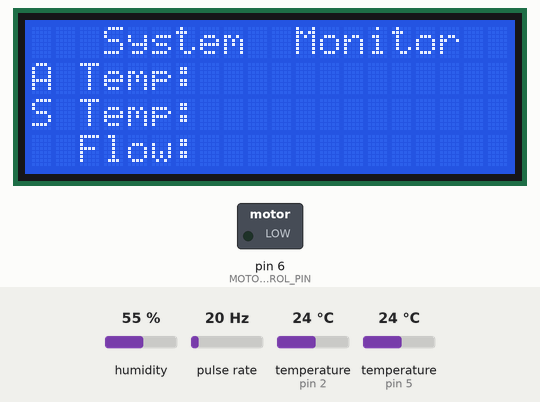
Bench run of a sketch on a simulated Arduino Uno, built with avr-gcc and run on an emulated ATmega328P. Shown: 20×4 character LCD, switched loads named in the sketch (green lamp = pin HIGH). Wiring (inferred from the names in the program): pulse sensor: data pin 3. Inputs (shaded band) come from the test bench; at power-on: temperature (sensors on pin 2, pin 5) 24 °C, pulse rate 20 Hz, humidity 55 %. What the sketch prints to the serial monitor is not drawn.

Above: at 1.3 s.
1.4 s: temperature (sensor on pin 2) set to 27 °C
At 4.2 s:
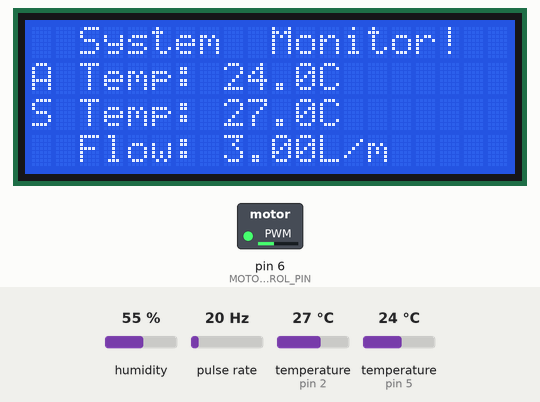
5.2 s: temperature (sensor on pin 5) set to 12 °C
At 9.0 s:
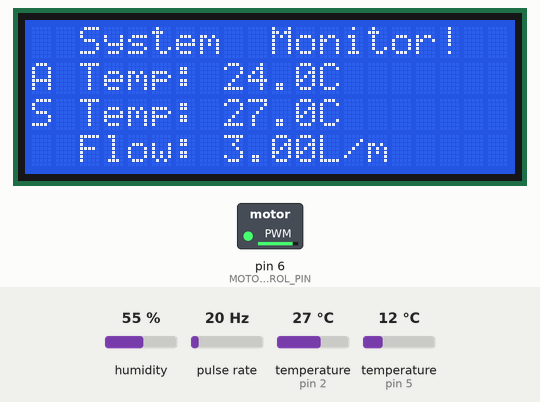
12.4 s: temperature (sensor on pin 2) set to 19 °C
At 15.6 s:
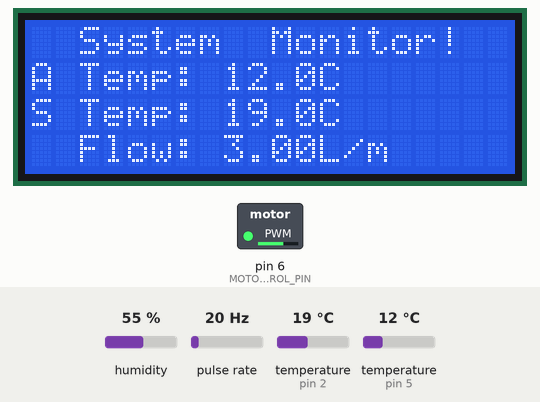
16.0 s: temperature (sensor on pin 5) set to 19 °C
At 20.4 s:
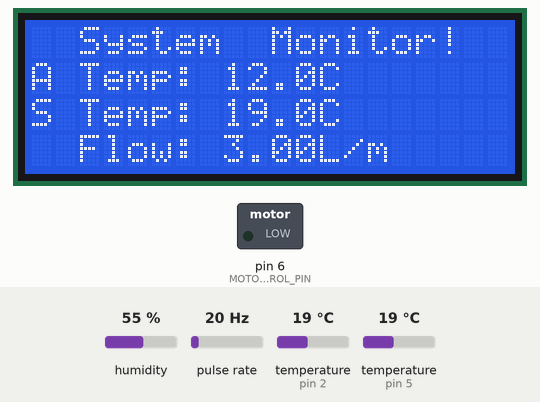
23.3 s: pulse rate (sensor on pin 3) set to 4 Hz
At 25.8 s:
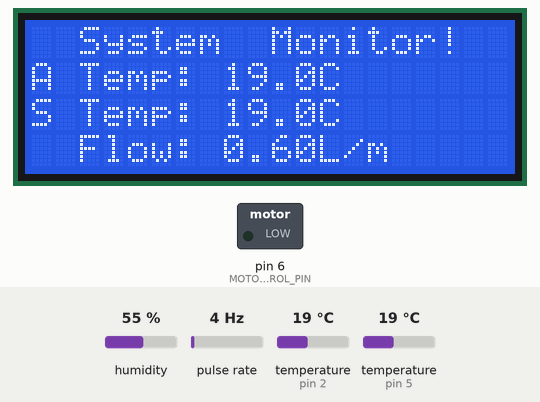
26.9 s: pulse rate (sensor on pin 3) set to 50 Hz
At 30.5 s:
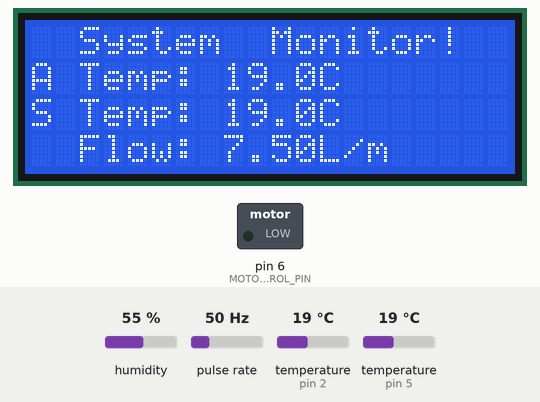
Timing chart, 0 to 31.5 s (numbered marks = the images above; inputs shaded):
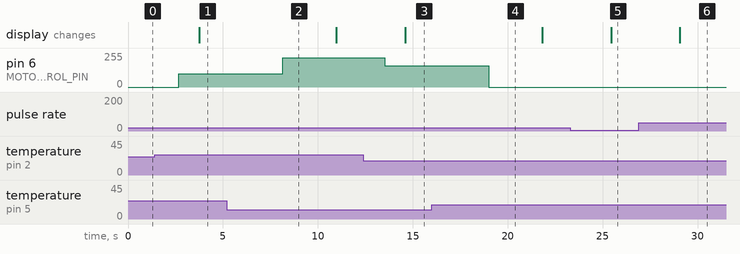

Measured:
- the behaviour switches between 25 and 26 °C on temperature (sensor on pin 2) (found by bisection; images 0 and 1)
- after the input at 1.4 s, pin 6 (MOTOR_CONTROL_PIN): 0/255 → 100/255 after 1.3 s; the display: changes after 2.3 s (image 1)
- after the input at 5.2 s, pin 6 (MOTOR_CONTROL_PIN): 100/255 → 220/255 after 2.9 s
- after the input at 12.4 s, pin 6 (MOTOR_CONTROL_PIN): 220/255 → 160/255 after 1.1 s; the display: changes after 2.2 s (image 3)
- after the input at 16.0 s, pin 6 (MOTOR_CONTROL_PIN): 160/255 → 0/255 after 3.0 s
- after the input at 23.3 s, the display: changes after 2.1 s (image 5)
- after the input at 26.9 s, the display: changes after 2.2 s (image 6)

The sketch:

SolarPanelTempFlow.ino
```cpp
#include <OneWire.h>
#include <DallasTemperature.h>
#include <LiquidCrystal_I2C.h>

#include "DHT.h"
#include "SystemConfig.h"

OneWire oneWire(ONE_WIRE_BUS);
DallasTemperature surfaceTemp(&oneWire);
LiquidCrystal_I2C lcd(0x27,20,4);
DHT ambientTemp(DHTPIN, DHTTYPE);

double flowRate;    //This is the value we intend to calculate.
volatile int count; //This integer needs to be set as volatile to ensure it updates correctly during the interrupt process.

uint32_t updateMillis = 0;

void setup() {

  Serial.begin(9600);

  lcd.init();
  lcd.backlight();

  surfaceTemp.begin();
  ambientTemp.begin();

  pinMode(FLOW_SENSE_PIN, INPUT_PULLUP);
  attachInterrupt(1, Flow, RISING);  //Configures interrupt 0 (pin 2 on the Arduino Uno) to run the function "Flow"

  pinMode(MOTOR_CONTROL_PIN, OUTPUT);

  lcd.clear();
  lcd.setCursor(0,0);
  lcd.print("   System  Monitor  ");
  lcd.setCursor(0,1);
  lcd.print("A Temp:");
  lcd.setCursor(0,2);
  lcd.print("S Temp:");
  lcd.setCursor(0,3);
  lcd.print("  Flow:");

  updateMillis = millis();

}

void loop() {

  // Read Temperature Difference
  float surfaceTemperature, ambientTemperature;

  surfaceTemperature = readSurfaceTemp();
  ambientTemperature = readAmbientTemp();

  if(ambientTemperature == 0 || ambientTemperature == 0){
    // do nothing
  }

  else{

    float tempDiff = surfaceTemperature - ambientTemperature;

    if(tempDiff < TH_1){
      Serial.println("WATER OFF");
      analogWrite(MOTOR_CONTROL_PIN, 0);
    }
    else if(tempDiff >= TH_1 && tempDiff < TH_2){
      Serial.println("WATER FLOW 1");
      analogWrite(MOTOR_CONTROL_PIN, 100);
    }
    else if(tempDiff >= TH_2 && tempDiff < TH_3){
      Serial.println("WATER FLOW 2");
      analogWrite(MOTOR_CONTROL_PIN, 130);
    }
    else if(tempDiff >= TH_3 && tempDiff < TH_4){
      Serial.println("WATER FLOW 3");
      analogWrite(MOTOR_CONTROL_PIN, 160);
    }
    else if(tempDiff >= TH_4 && tempDiff < TH_5){
      Serial.println("WATER FLOW 4");
      analogWrite(MOTOR_CONTROL_PIN, 190);
    }
    else if(tempDiff >= TH_5){
      Serial.println("WATER FLOW 5");
      analogWrite(MOTOR_CONTROL_PIN, 220);
    }
  }

  //Get flow rate
  float flowRate = getFlowRate();

  if(millis() - updateMillis >  3000){

    lcd.setCursor(0,0);
    lcd.print("  System  Monitor!  ");
    lcd.setCursor(0,1);
    lcd.print("A Temp: " + String(ambientTemperature, 1) + "C  ");
    lcd.setCursor(0,2);
    lcd.print("S Temp: " + String(surfaceTemperature, 1) + "C  ");
    lcd.setCursor(0,3);
    lcd.print("  Flow: " + String(flowRate) + "L/m  ");

    updateMillis = millis();
  }

}
```

SystemFunctions.ino
```cpp
float readSurfaceTemp(){

  surfaceTemp.requestTemperatures(); // Send the command to get temperatures
  float tempC = surfaceTemp.getTempCByIndex(0);

  // Check if reading was successful
  if(tempC != DEVICE_DISCONNECTED_C)
  {
    return tempC;
  }
  else
  {
    Serial.println("Failed to read from DSB sensor!");
    return 0;
  }
}


float readAmbientTemp(){
  float t = ambientTemp.readTemperature();

  if (isnan(t)) {
    Serial.println("Failed to read from DHT sensor!");
    return 0;
  }

  else{
    return t;
  }
}

void Flow()
{
   count++; //Every time this function is called, increment "count" by 1
}

void speedControl() {

  // Accelerate from zero to maximum speed
  for (int i = 0; i < 256; i++) {
    analogWrite(MOTOR_CONTROL_PIN, i);
    Serial.println("PWM: " + String(i));
    delay(20);
  }


}

float getFlowRate(){
    count = 0;      // Reset the counter so we start counting from 0 again
    //interrupts();   //Enables interrupts on the Arduino
    delay (1000);   //Wait 1 second
    //noInterrupts(); //Disable the interrupts on the Arduino

    //Start the math
    flowRate = (count * CAL_FACTOR);        //Take counted pulses in the last second and multiply by 2.25mL
    flowRate = flowRate * 60;         //Convert seconds to minutes, giving you mL / Minute
    flowRate = flowRate / 1000;       //Convert mL to Liters, giving you Liters / Minute

    Serial.println(flowRate);         //Print the variable flowRate to Serial

    return flowRate;
}
```

SystemConfig.h
```cpp
#define ONE_WIRE_BUS 2
#define DHTPIN 5
#define DHTTYPE DHT11


#define FLOW_SENSE_PIN 3

#define MOTOR_CONTROL_PIN 6

#define TH_1 2
#define TH_2 4
#define TH_3 6
#define TH_4 8
#define TH_5 10

#define CAL_FACTOR 2.5
```
